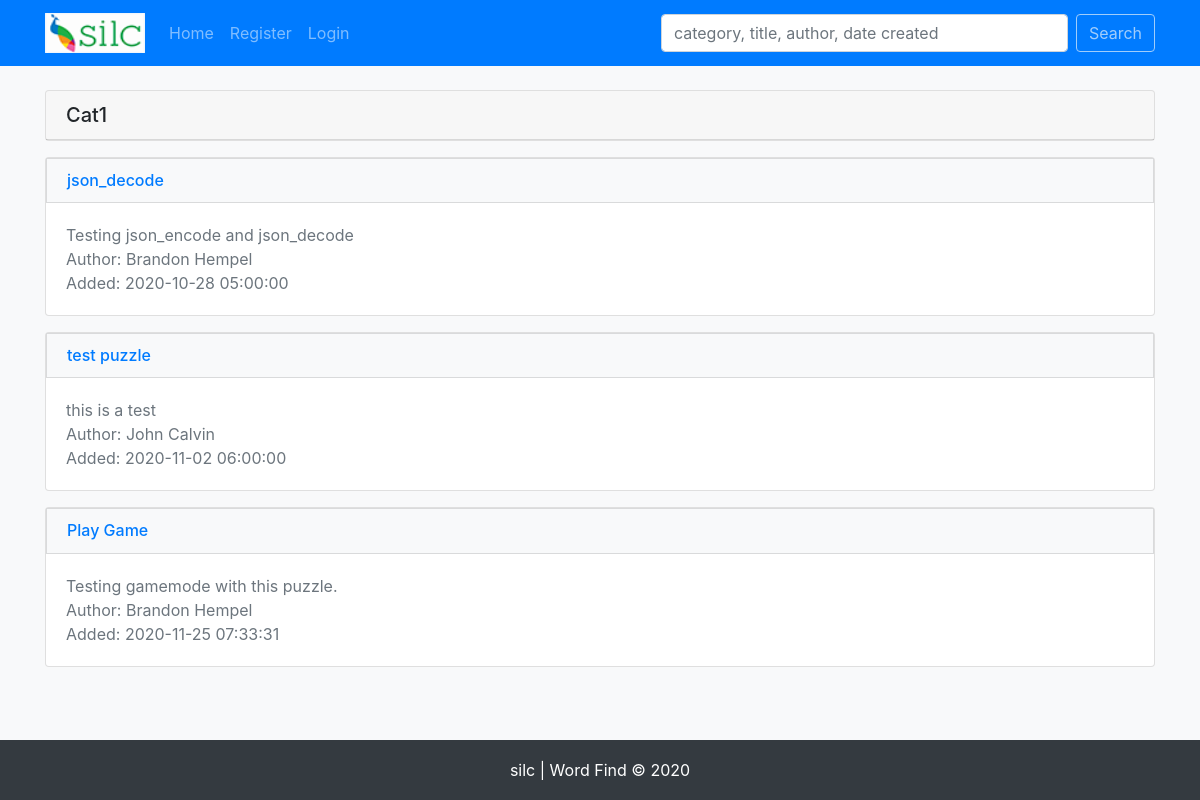
Screenshot of /category.php?categoryId=1 with the database file from the repository.
### tables this page shows
CREATE TABLE `categories` (
  `cat_id` int(11) NOT NULL,
  `cat_name` varchar(255) NOT NULL
);

CREATE TABLE `puzzles` (
  `puzzle_id` int(11) NOT NULL,
  `cat_id` varchar(255) NOT NULL,
  `title` varchar(255) NOT NULL,
  `description` varchar(255) NOT NULL,
  `user_id` int(11) NOT NULL,
  `created_on` timestamp NOT NULL DEFAULT current_timestamp(),
  `language` varchar(255) NOT NULL,
  `word_direction` varchar(255) NOT NULL,
  `height` int(11) NOT NULL DEFAULT 10,
  `width` int(11) NOT NULL DEFAULT 10,
  `share_chars` tinyint(1) NOT NULL DEFAULT 1,
  `filler_char_types` varchar(255) NOT NULL,
  `word_bank` longtext NOT NULL CHECK (json_valid(`word_bank`)),
  `board` longtext NOT NULL CHECK (json_valid(`board`)),
  `solution_directions` longtext NOT NULL CHECK (json_valid(`solution_directions`)),
  `answer_coordinates` longtext NOT NULL CHECK (json_valid(`answer_coordinates`))
);

CREATE TABLE `users` (
  `user_id` int(11) NOT NULL,
  `first_name` varchar(30) NOT NULL,
  `last_name` varchar(30) NOT NULL,
  `email` varchar(75) NOT NULL,
  `password` varchar(200) NOT NULL,
  `active` varchar(10) NOT NULL DEFAULT 'yes',
  `role` varchar(20) NOT NULL DEFAULT 'student',
  `modified_time` timestamp NOT NULL DEFAULT current_timestamp(),
  `created_time` timestamp NOT NULL DEFAULT current_timestamp()
);

### helpers/functions.php (called while the page is built, shortened)
<?php
    function getCategoryById($categoryId, $pdo){
        $sql = "SELECT cat_name, puzzle_id, title, description, first_name, last_name, created_on
                FROM puzzles
                LEFT JOIN categories
                ON categories.cat_id = puzzles.cat_id
                INNER JOIN users
                ON users.user_id = puzzles.user_id
                WHERE puzzles.cat_id = :category_id
        ";
        $stmt = $pdo->prepare($sql);
        $stmt->execute(['category_id' => $categoryId]);
        return $stmt->fetchAll();
    }

### category.php (the view, shortened to what this page needs)
<?php
    include 'includes/header.php';
    $categoryId = $_GET['categoryId'];
    $category = getCategoryById($categoryId, $pdo);
    foreach($category as $cat){
        $data = ['cat_name' => $cat->cat_name];
    }
?>
<div class="card mt-4">
    <h5 class="card-header"><?php echo $data['cat_name']; ?></h5>
</div>
<?php foreach($category as $cat): ?>
    <div class="card mt-3">
        <div class="list-group">
            <h6 class="mb-0"><a href="puzzle.php?puzzleId=<?php echo $cat->puzzle_id; ?>" class="list-group-item list-group-item-action bg-light text-primary"><?php echo $cat->title; ?></a></h6>
            <div class="card-body">
                <p class="card-text text-muted">
                    <?php echo $cat->description; ?>
                    <br>Author: <?php echo $cat->first_name . ' ' . $cat->last_name; ?>
                    <br>Added: <?php echo $cat->created_on; ?>
                </p>
            </div>
        </div>
    </div>
<?php endforeach; ?>
<?php include('includes/footer.php'); ?>

### rows the page displays
categories: cat_name "Cat1"
puzzles: title "json_decode", description "Testing json_encode and json_decode", user.first_name "Brandon", user.last_name "Hempel", created_on "2020-10-28 05:00:00"
puzzles: title "test puzzle", description "this is a test", user.first_name "John", user.last_name "Calvin", created_on "2020-11-02 06:00:00"
puzzles: title "Play Game", description "Testing gamemode with this puzzle.", user.first_name "Brandon", user.last_name "Hempel", created_on "2020-11-25 07:33:31"
